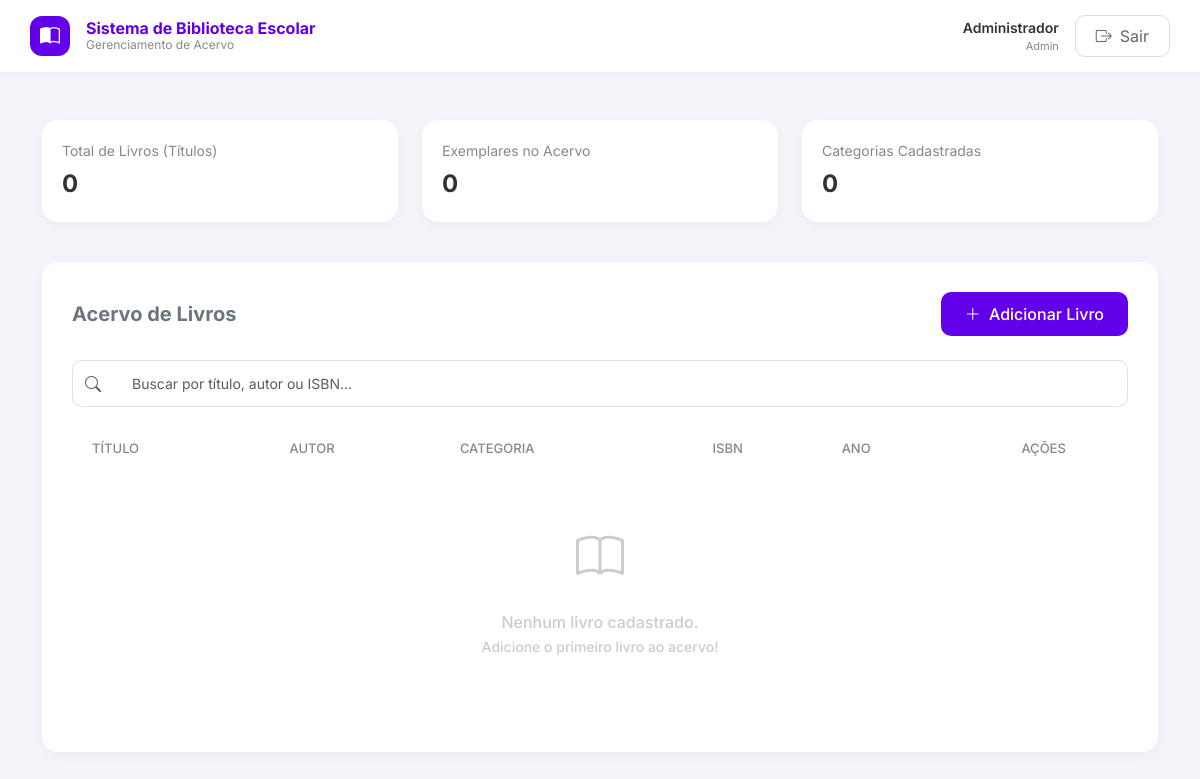
Before: / with the older database file.
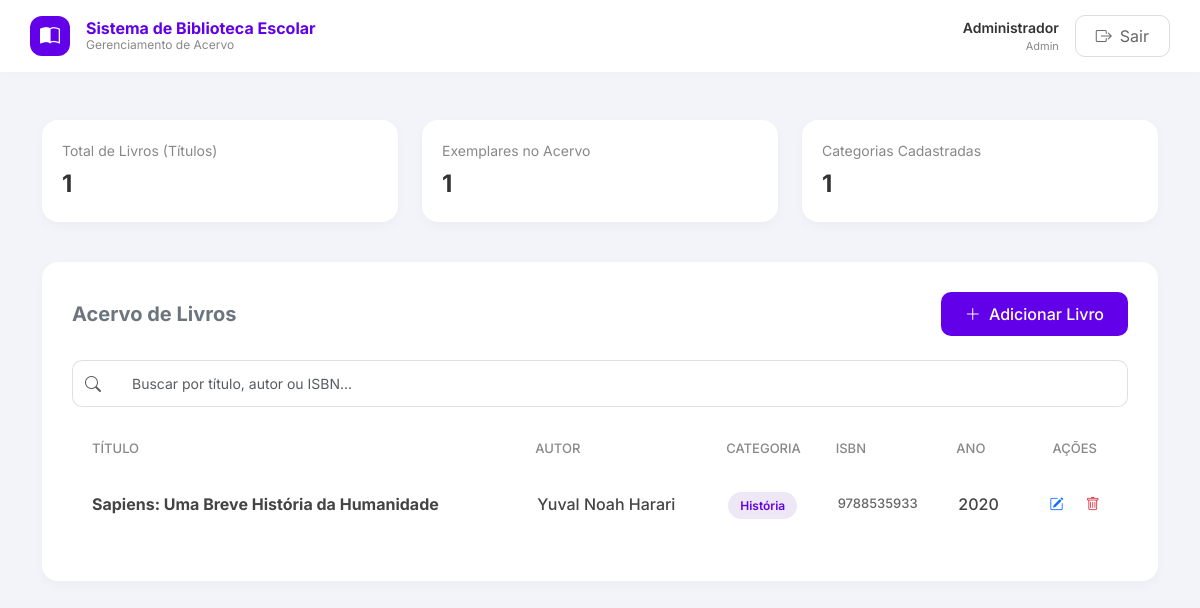
After: the same page with the newer database file.
### core/models.py (models this page shows, shortened)
class Livro(models.Model):
    titulo = models.CharField(max_length=200)
    isbn = models.CharField(max_length=13, unique=True)
    categoria = models.ForeignKey(Categoria, on_delete=models.PROTECT)
    autor = models.ForeignKey(Autor, on_delete=models.PROTECT)
    ano_publicacao = models.IntegerField()
    quantidade = models.IntegerField(default=1)

class Autor(models.Model):
    nome = models.CharField(max_length=100)

class Categoria(models.Model):
    nome = models.CharField(max_length=50, unique=True)

### core/views.py (the view)
# urls.py: path('', views.listagem_livros, name='listagem_livros'),
def listagem_livros(request):
    livros = Livro.objects.select_related('autor', 'categoria').all()
    total_livros = livros.count()
    total_exemplares = livros.aggregate(Sum('quantidade'))['quantidade__sum'] or 0
    total_categorias = Livro.objects.values('categoria').distinct().count()
    context = {
        'livros': livros,
        'total_livros': total_livros,
        'total_exemplares': total_exemplares,
        'total_categorias': total_categorias,
    }
    return render(request, 'listagem_livros.html', context)

### core/templates/listagem_livros.html (shortened to what this page needs)
<!DOCTYPE html>
<html lang="pt-br">
<head>
    <link href="https://cdn.jsdelivr.net/npm/bootstrap@5.3.0/dist/css/bootstrap.min.css" rel="stylesheet">
    <link rel="stylesheet" href="https://cdn.jsdelivr.net/npm/bootstrap-icons@1.10.0/font/bootstrap-icons.css">
</head>
<body>
    <nav class="top-navbar d-flex justify-content-between align-items-center mb-5">
        <div class="d-flex align-items-center gap-3">
            <div class="logo-box">
                <i class="bi bi-book-half"></i>
            </div>
            <div style="line-height: 1.2;">
                <div style="font-weight: 700; color: var(--cor-roxo-principal);">Sistema de Biblioteca Escolar</div>
                <div style="font-size: 12px; color: #888;">Gerenciamento de Acervo</div>
            </div>
        </div>
        <div class="d-flex align-items-center gap-3">
            <div class="text-end d-none d-md-block">
                <div style="font-weight: 600; font-size: 14px;">Administrador</div>
                <div style="font-size: 11px; color: #888;">Admin</div>
            </div>
            <a href="#" class="btn btn-outline-custom d-flex align-items-center gap-2" style="text-decoration: none;">
                <i class="bi bi-box-arrow-right"></i> Sair
            </a>
        </div>
    </nav>
    <div class="container pb-5">
        <div class="row mb-4">
            <div class="col-md-4 mb-3">
                <div class="card-custom">
                    <div class="stat-label">Total de Livros (Títulos)</div>
                    <div class="stat-value">{{ total_livros }}</div>
                </div>
            </div>
            <div class="col-md-4 mb-3">
                <div class="card-custom">
                    <div class="stat-label">Exemplares no Acervo</div>
                    <div class="stat-value">{{ total_exemplares }}</div>
                </div>
            </div>
            <div class="col-md-4 mb-3">
                <div class="card-custom">
                    <div class="stat-label">Categorias Cadastradas</div>
                    <div class="stat-value">{{ total_categorias }}</div>
                </div>
            </div>
        </div>
        <div class="card-custom" style="padding: 30px;">
            <div class="d-flex justify-content-between align-items-center mb-4 flex-wrap gap-3">
                <h5 class="mb-0 fw-bold text-secondary">Acervo de Livros</h5>
                <a href="{% url 'cadastro_livro' %}" class="btn btn-roxo">
                    <i class="bi bi-plus-lg me-1"></i> Adicionar Livro
                </a>
            </div>
            <div class="mb-4">
                <div class="input-group">
                    <span class="input-group-text bg-white border-end-0" style="border-radius: 10px 0 0 10px; border-color: #E0E0E0;">
                        <i class="bi bi-search text-muted"></i>
                    </span>
                    <input type="text" class="form-control form-control-custom border-start-0"
                           placeholder="Buscar por título, autor ou ISBN..."
                           style="border-radius: 0 10px 10px 0;">
                </div>
            </div>
            <div class="table-responsive">
                <table class="table table-custom table-hover">
                    <thead>
                        <tr>
                            <th style="padding-left: 20px;">Título</th>
                            <th>Autor</th>
                            <th>Categoria</th>
                            <th>ISBN</th>
                            <th>Ano</th>
                            <th class="text-center">Ações</th>
                        </tr>
                    </thead>
                    <tbody>
                        {% for livro in livros %}
                        <tr>
                            <td style="padding-left: 20px;">
                                <div class="fw-bold">{{ livro.titulo }}</div>
                            </td>
                            <td>{{ livro.autor.nome }}</td>
                            <td>
                                <span class="badge-categoria">{{ livro.categoria.nome }}</span>
                            </td>
                            <td style="color: #666; font-size: 13px;">{{ livro.isbn }}</td>
                            <td>{{ livro.ano_publicacao }}</td>
                            <td class="text-center">
                                <a href="#" class="btn btn-sm text-primary"><i class="bi bi-pencil-square"></i></a>
                                <a href="#" class="btn btn-sm text-danger"><i class="bi bi-trash"></i></a>
                            </td>
                        </tr>
                        {% empty %}
                        <tr>
                            <td colspan="6" class="text-center py-5">
                                <div style="color: #ccc;">
                                    <i class="bi bi-book" style="font-size: 3rem;"></i>
                                    <p class="mt-3 mb-0 fw-medium">Nenhum livro cadastrado.</p>
                                    <small>Adicione o primeiro livro ao acervo!</small>
                                </div>
                            </td>
                        </tr>
                        {% endfor %}
                    </tbody>
                </table>
            </div>
        </div>
    </div>
</body>
</html>

### core/templates/listagem_livros.html (style rules this page uses)
:root { --cor-roxo-principal: #6200EA; --cor-fundo: #F3F4F9; --cor-texto: #333333; --cor-borda: #E0E0E0; }
body { background-color: var(--cor-fundo); font-family: 'Inter', sans-serif; color: var(--cor-texto); }
.top-navbar { background: white; box-shadow: 0 2px 10px rgba(0,0,0,0.02); padding: 15px 30px; }
.logo-box { background-color: var(--cor-roxo-principal); color: white; width: 40px; height: 40px; display: flex; align-items: center; justify-content: center; border-radius: 12px; font-size: 20px; }
.card-custom { background: white; border: none; border-radius: 16px; box-shadow: 0 4px 12px rgba(0,0,0,0.03); padding: 20px; height: 100%; }
.form-control-custom { background-color: white; border: 1px solid var(--cor-borda); border-radius: 10px; padding: 12px 20px; font-size: 14px; }
.btn-roxo { background-color: var(--cor-roxo-principal); color: white; border-radius: 10px; padding: 10px 24px; font-weight: 500; border: none; transition: 0.3s; }
.btn-outline-custom { border: 1px solid #ddd; color: #666; border-radius: 10px; padding: 8px 20px; }
.table-custom thead th { border-bottom: none; color: #888; font-weight: 500; font-size: 13px; text-transform: uppercase; padding-bottom: 15px; }
.table-custom tbody td { padding: 15px 10px; vertical-align: middle; border-bottom: 1px solid #f0f0f0; color: #444; font-weight: 500; }
.table-custom tr:last-child td { border-bottom: none; }
.badge-categoria { background-color: #EDE7F6; color: var(--cor-roxo-principal); padding: 6px 12px; border-radius: 20px; font-size: 12px; font-weight: 600; }
.stat-label { color: #888; font-size: 14px; margin-bottom: 5px; }
.stat-value { font-size: 24px; font-weight: 700; color: #333; }

Changed rows visible on the page:
added Livro: titulo "Sapiens: Uma Breve História da Humanidade", autor.nome "Yuval Noah Harari", categoria.nome "História", isbn "9788535933", ano_publicacao "2020"
Other visible differences:
{{ total_livros }}: "0" → "1"
{{ total_exemplares }}: "0" → "1"
{{ total_categorias }}: "0" → "1"
text no longer shown: "Nenhum livro cadastrado. Adicione o primeiro livro ao acervo!"
